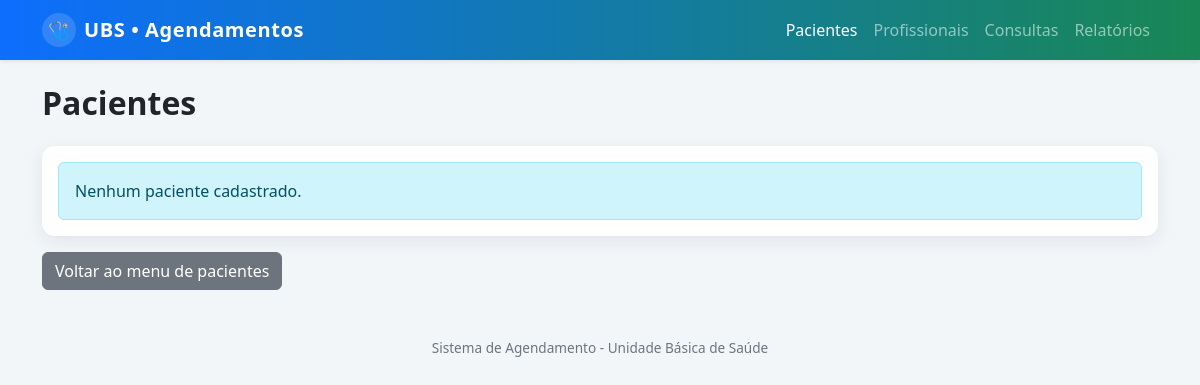
/pacientes, run on an earlier commit of the app's database.
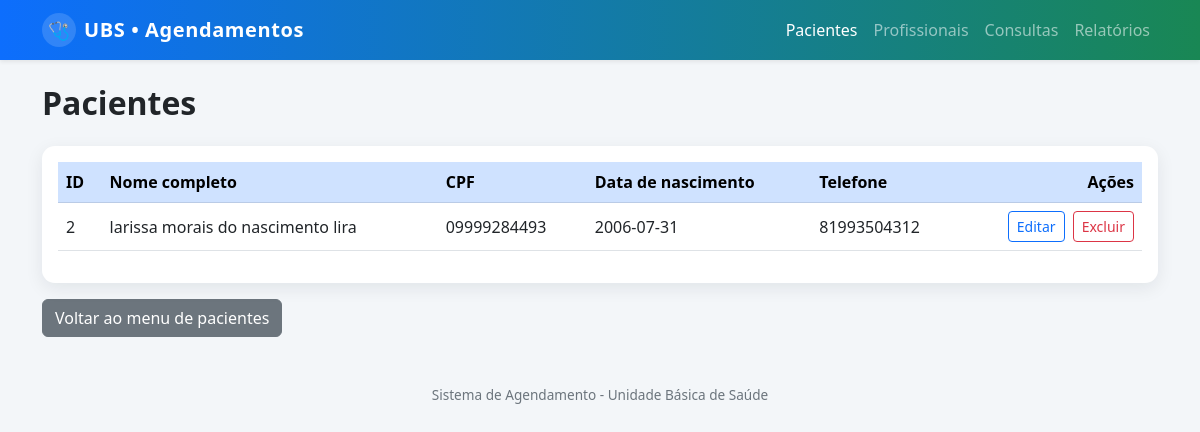
And on a later commit of the database.
### tables this page shows
CREATE TABLE pacientes(
        id INTEGER PRIMARY KEY AUTOINCREMENT, 
        nome_completo TEXT NOT NULL, 
        cpf TEXT NOT NULL UNIQUE, 
        data_nascimento TEXT, 
        telefone TEXT 
    );

### app.py (the view)
@app.route('/pacientes')
def listar_pacientes():
    conn = conectar()
    cursor = conn.cursor()
    cursor.execute("SELECT * FROM pacientes")
    pacientes = cursor.fetchall()
    conn.close()
    return render_template('pacientes/listar.html', pacientes=pacientes)

### database.py (called while the page is built)
def conectar(): # Define a função 'conectar' que será usada para abrir a conexão com o banco.
    con = sqlite3.connect("ubs.db", check_same_thread=False)
    con.row_factory = sqlite3.Row
    return con # Retorna o objeto de conexão para quem chamou a função.

### templates/pacientes/listar.html
{% extends "base.html" %}
{% block content %}
<h2 class="mb-4 fw-semibold">Pacientes</h2>
<div class="card card-ubs">
    <div class="card-body">
        {% if pacientes %}
        <div class="table-responsive">
            <table class="table table-hover align-middle">
                <thead class="table-primary">
                    <tr>
                        <th>ID</th>
                        <th>Nome completo</th>
                        <th>CPF</th>
                        <th>Data de nascimento</th>
                        <th>Telefone</th>
                        <th class="text-end">Ações</th>
                    </tr>
                </thead>
                <tbody>
                    {% for p in pacientes %}
                    <tr>
                        <td>{{ p[0] }}</td>
                        <td>{{ p[1] }}</td>
                        <td>{{ p[2] }}</td>
                        <td>{{ p[3] }}</td>
                        <td>{{ p[4] }}</td>
                        <td class="text-end">
                            <a href="{{ url_for('editar_paciente', id=p[0]) }}"
                               class="btn btn-sm btn-outline-primary">
                                Editar
                            </a>
                            <a href="{{ url_for('excluir_paciente', id=p[0]) }}"
                               class="btn btn-sm btn-outline-danger ms-1">
                                Excluir
                            </a>
                        </td>
                    </tr>
                    {% endfor %}
                </tbody>
            </table>
        </div>
        {% else %}
            <div class="alert alert-info mb-0">
                Nenhum paciente cadastrado.
            </div>
        {% endif %}
    </div>
</div>
<a href="{{ url_for('menu_pacientes') }}" class="btn btn-secondary mt-3">
       Voltar ao menu de pacientes
</a>
{% endblock %}

What changed in the data, as far as the page shows it:
added pacientes: id "2", nome_completo "larissa morais do nascimento lira", cpf "09999284493", data_nascimento "2006-07-31", telefone "81993504312"
Also different on the page:
text no longer shown: "Nenhum paciente cadastrado."
text now shown: "ID Nome completo CPF Data de nascimento Telefone Ações"
